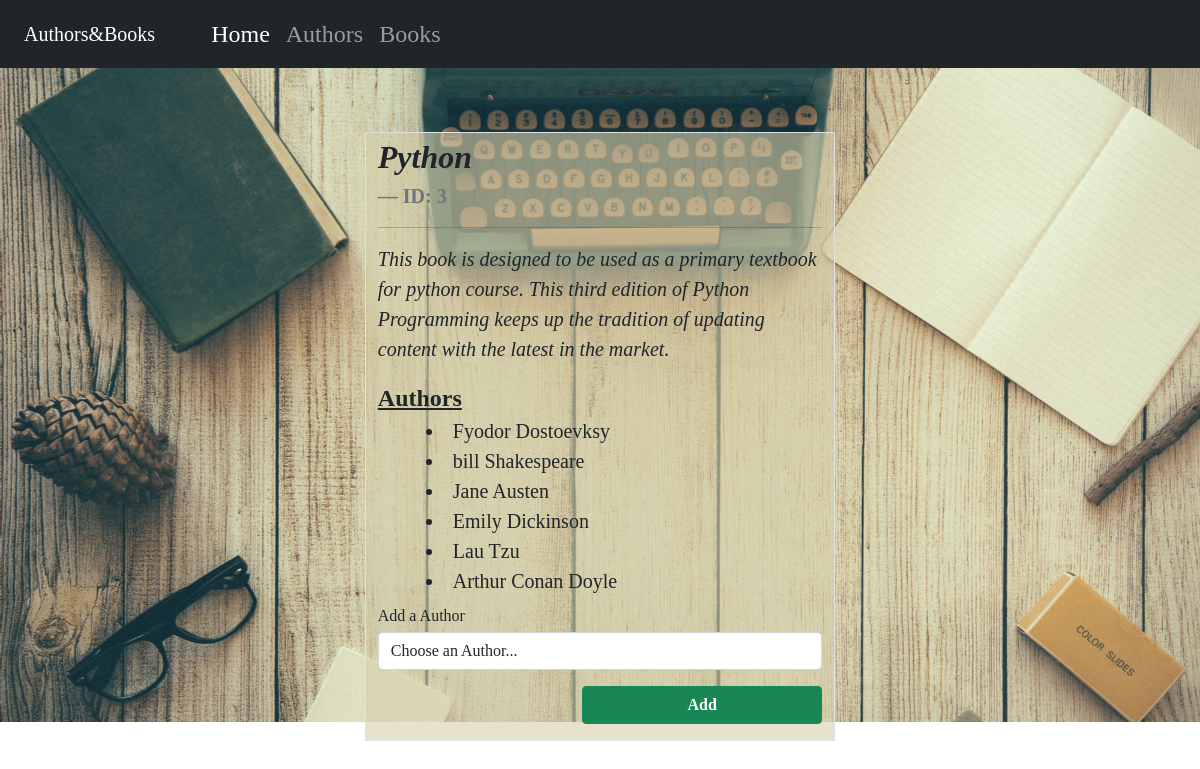
Page /books/3 on the committed database.
### books_authors_app/models.py (models this page shows, shortened)
class Book(models.Model):
    title = models.CharField(max_length=255)
    desc = models.TextField()
    created_at = models.DateTimeField(auto_now_add=True)
    updated_at = models.DateTimeField(auto_now=True)

class Author(models.Model):
    first_name = models.CharField(max_length=45)
    last_name = models.CharField(max_length=45)
    books = models.ManyToManyField(Book, related_name="authors")
    notes = models.TextField(default="notes here...")
    created_at = models.DateTimeField(auto_now_add=True)
    updated_at = models.DateTimeField(auto_now=True)

### books_authors_app/views.py (the view)
# urls.py: path("books/<b_id>", views.book_view),
def book_view(request, b_id):
    authors = Author.objects.all()
    books = Book.objects.get(id=b_id)
    context = {"authors": authors, "books": books}
    return render(request, "bookview.html", context)

### books_authors_app/templates/bookview.html (shortened to what this page needs)
<!DOCTYPE html>
<html lang="en">
<head>
  <link href="https://cdn.jsdelivr.net/npm/bootstrap@5.0.2/dist/css/bootstrap.min.css" rel="stylesheet">
  {% load static %}
  <link rel="stylesheet" href="{% static 'css/style_view.css' %}">
</head>
<body>
  <nav class="navbar navbar-expand-lg navbar-dark bg-dark navbar-fixed-top">
    <a class="navbar-brand ps-4 me-5">Authors&Books</a>
    <div class="collapse navbar-collapse" id="navbarNavAltMarkup">
      <div class="navbar-nav">
        <a class="nav-item nav-link active" href="/">Home</a>
        <a class="nav-item nav-link" href="/author">Authors</a>
        <a class="nav-item nav-link" href="/book">Books</a>
      </div>
    </div>
  </nav>
  <div class="container-fluid">
    <div class="row inline-block contenedor">
      <div class="col border">
        <figure class="text-start">
          <blockquote class="blockquote fs-2 fw-bold fst-italic text-dark">{{books.title}}
          </blockquote>
          <figcaption class="blockquote-footer fs-5 fw-bold text-secondary">ID: {{books.id}} </figcaption>
          <hr class="text-dark fw-bold">
        </figure>
        <p class="fs-5 fst-italic text-dark">{{books.desc}}</p>
        <div class="fs-4 text-dark mb-2"><span class="fw-bold "><u>Authors</u></span>
          {% for author in books.authors.all %}
          <li class="fs-5 text-start ms-5 text-dark">{{author.first_name}} {{author.last_name}}</li>
          {% endfor %}
        </div>
          <form method="POST" action="/add_author_to_book" class="new">
            <label for="author_list" class="text-secundary"> Add a Author</label>
            <select class="form-control mt-1 col-4" id='author_list' name='author_id' required>
              <option selected>Choose an Author...</option>
            </select>
            <button type="submit" class="btn btn-success fw-bold text-center" id="btn_enviar">Add</button>
          </form>
          </div>
          </div>
          </div>
          </body>

### books_authors_app/static/css/style_view.css (style rules this page uses)
.navbar { font-family: "Times New Roman", Times, serif; font-size: 1.5rem; }
.container-fluid { margin: 0 auto; background-image: url("../img/bg7.jpg"); background-size: cover; background-position: center; display: inline-block; height: 654px; font-family: "Times New Roman", Times, serif; }
.contenedor { background: rgb(214, 207, 170, 0.6); margin: 0 auto; margin-top: 4rem; width: 40%; height: fit-content; }
.btn { width: 15rem; margin: 1rem 0; float: right; }

### rows in the picture
Book: title "Python", id "3", desc "This book is designed to be used as a primary textbook for python course. This third edition of Python Programming keeps up the tradition of updating content with the latest in the market."
Author: first_name "Fyodor", last_name "Dostoevksy"
Author: first_name "bill", last_name "Shakespeare"
Author: first_name "Jane", last_name "Austen"
Author: first_name "Emily", last_name "Dickinson"
Author: first_name "Lau", last_name "Tzu"
Author: first_name "Arthur", last_name "Conan Doyle"
